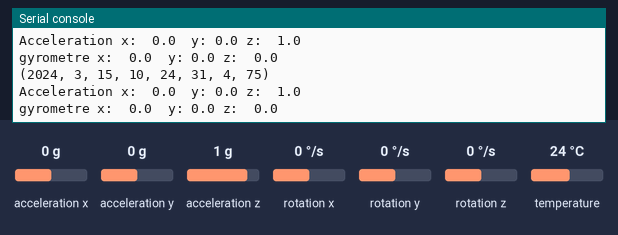
The program below on a simulated MicroPython board. On the bench: the last lines printed to the serial console. The test bench sets the inputs (shaded band); at power-on: acceleration x 0 g, acceleration y 0 g, acceleration z 1 g, rotation x 0 °/s, rotation y 0 °/s, rotation z 0 °/s, temperature 24 °C. The clock reads 2024-03-15 10:24:30 at power-on unless the program sets it; library files of the repository ran but are not shown: imu.py.

Above: at 1.4 s.
1.5 s: acceleration x set to -1.4 g
At 2.8 s:
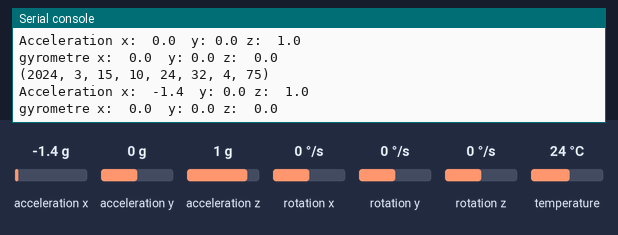
3.0 s: acceleration y set to -1.4 g
At 4.0 s:
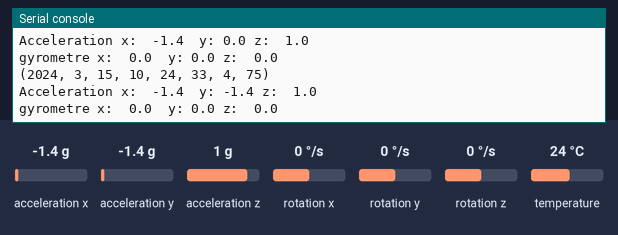
4.5 s: acceleration z set to -1.4 g
At 5.8 s:
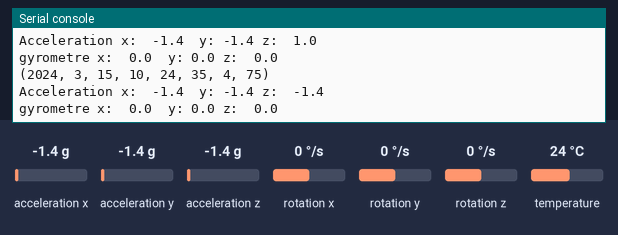
6.0 s: rotation x set to -192 °/s
At 6.6 s:
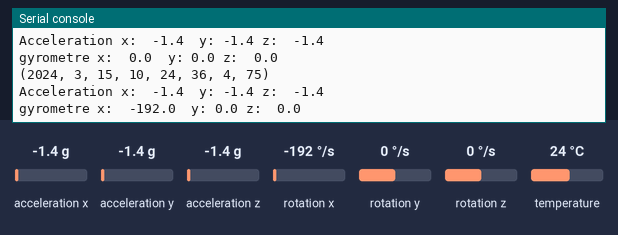
7.5 s: rotation y set to -192 °/s
At 8.7 s:
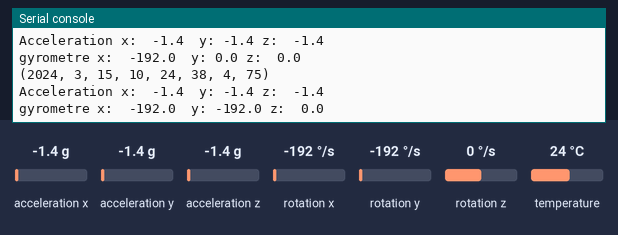
Timing chart, 0 to 10.0 s (numbered marks = the images above; inputs shaded):
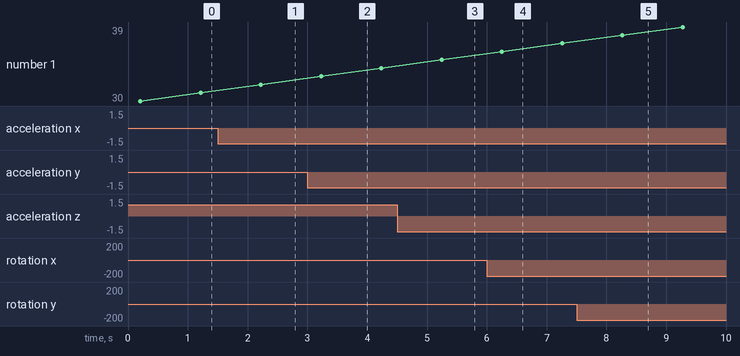

The program:

gyro.py
```python
from imu import MPU6050  # https://github.com/micropython-IMU/micropython-mpu9x50
import time
from machine import Pin, I2C

now = time

i2c = I2C(0, sda=Pin(8), scl=Pin(9), freq=400000)
imu = MPU6050(i2c)

# Affichage de la température
print("Temperature: ", round(imu.temperature,2), "°C")

while True:
    # lecture des valeurs
    acceleration = imu.accel
    gyrometre = imu.gyro

    print (now.localtime())
    print ("Acceleration x: ", round(acceleration.x,2), " y:", round(acceleration.y,2),
           "z: ", round(acceleration.z,2))

    print ("gyrometre x: ", round(gyrometre.x,2), " y:", round(gyrometre.y,2),
           "z: ", round(gyrometre.z,2))

    time.sleep(1)
# interprétation des données (accéléromètre)
'''
    if abs(acceleration.x) > 0.8:
        if (acceleration.x > 0):
            print("x축이 위로 향합니다.")
        else:
            print("x축이 아래로 향합니다.")

    if abs(acceleration.y) > 0.8:
        if (acceleration.y > 0):
            print("y축이 위로 향합니다.")
        else:
            print("y축이 아래로 향합니다.")

    if abs(acceleration.z) > 0.8:
        if (acceleration.z > 0):
            print("z축이 위로 향합니다.")
        else:
            print("z축이 아래로 향합니다.")
'''
# interprétation des données (gyrometre)
'''
    if abs(gyrometre.x) > 20:
        print("x축 주위를 회전")

    if abs(gyrometre.y) > 20:
        print("y축 주위를 회전")

    if abs(gyrometre.z) > 20:
        print("z축 주위를 회전")

    time.sleep(0.2)
'''
```

Measured:
- after the input at 1.5 s, the serial console: prints a new line after 0.72 s (image 1)
- after the input at 3.0 s, the serial console: prints a new line after 0.23 s (image 2)
- after the input at 4.5 s, the serial console: prints a new line after 0.75 s (image 3)
- after the input at 6.0 s, the serial console: prints a new line after 0.26 s (image 4)
- after the input at 7.5 s, the serial console: prints a new line after 0.78 s (image 5)
